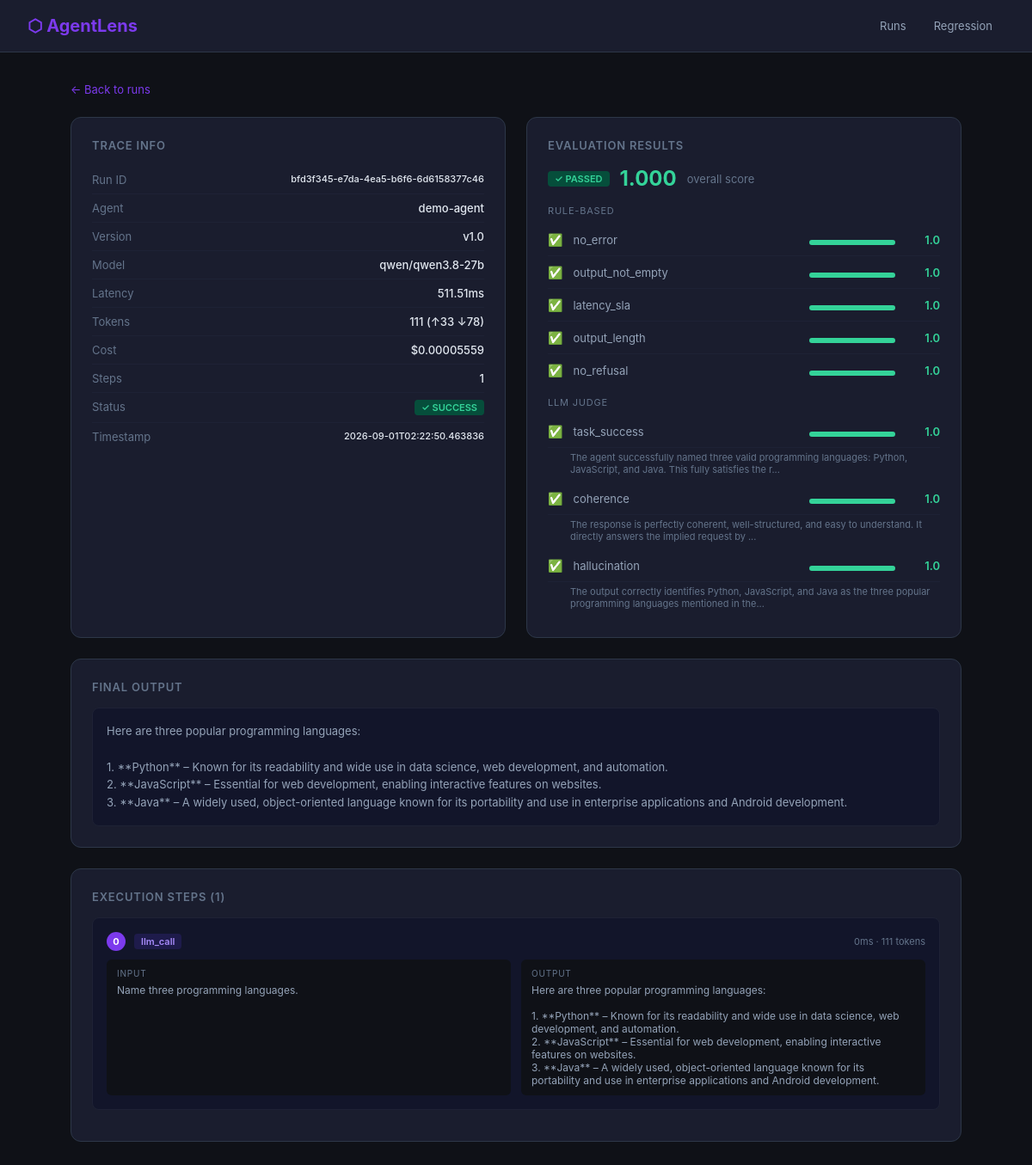
Page /trace/bfd3f345-e7da-4ea5-b6f6-6d6158377c46 on the committed database.
### tables this page shows
CREATE TABLE traces (
            run_id TEXT PRIMARY KEY,
            agent_name TEXT NOT NULL,
            agent_version TEXT NOT NULL,
            model TEXT NOT NULL,
            input TEXT NOT NULL,
            output TEXT NOT NULL,
            steps TEXT NOT NULL,
            total_latency_ms REAL,
            prompt_tokens INTEGER,
            completion_tokens INTEGER,
            total_tokens INTEGER,
            cost_usd REAL,
            success INTEGER,
            error TEXT,
            tags TEXT,
            timestamp TEXT NOT NULL
        );

CREATE TABLE evaluations (
            run_id TEXT PRIMARY KEY,
            agent_name TEXT,
            agent_version TEXT,
            rule_results TEXT,
            judge_results TEXT,
            overall_score REAL,
            passed INTEGER,
            timestamp TEXT
        );

### dashboard/app.py (the view)
@app.get("/trace/{run_id}", response_class=HTMLResponse)
async def trace_detail(request: Request, run_id: str):
    trace = get_trace_by_id(run_id)
    if not trace:
        return HTMLResponse("<h1>Trace not found</h1>", status_code=404)
    trace["steps"] = json.loads(trace["steps"])
    trace["input"] = json.loads(trace["input"])
    trace["tags"] = json.loads(trace.get("tags", "{}"))
    conn = sqlite3.connect(DB_PATH)
    conn.row_factory = sqlite3.Row
    cursor = conn.cursor()
    try:
        cursor.execute("SELECT * FROM evaluations WHERE run_id = ?", (run_id,))
        row = cursor.fetchone()
    except Exception:
        row = None
    conn.close()
    eval_data = None
    if row:
        eval_data = dict(row)
        eval_data["rule_results"] = json.loads(eval_data["rule_results"])
        eval_data["judge_results"] = json.loads(eval_data["judge_results"])
    return render("trace.html", {
        "trace": trace,
        "eval_data": eval_data,
    })

### dashboard/templates/trace.html (shortened to what this page needs)
<!DOCTYPE html>
<html lang="en">
<head>
</head>
<body>
<div class="topbar">
  <h1>⬡ AgentLens</h1>
  <nav class="nav">
    <a href="/">Runs</a>
    <a href="/regression">Regression</a>
  </nav>
</div>
<div class="container">
  <a class="back" href="/">← Back to runs</a>
  <div class="grid">
    <div class="card">
      <h2>Trace Info</h2>
      <div class="meta-row"><span class="key">Run ID</span><span class="val" style="font-size:11px">{{ trace.run_id }}</span></div>
      <div class="meta-row"><span class="key">Agent</span><span class="val">{{ trace.agent_name }}</span></div>
      <div class="meta-row"><span class="key">Version</span><span class="val">{{ trace.agent_version }}</span></div>
      <div class="meta-row"><span class="key">Model</span><span class="val">{{ trace.model }}</span></div>
      <div class="meta-row"><span class="key">Latency</span><span class="val">{{ trace.total_latency_ms }}ms</span></div>
      <div class="meta-row"><span class="key">Tokens</span><span class="val">{{ trace.total_tokens }} (↑{{ trace.prompt_tokens }} ↓{{ trace.completion_tokens }})</span></div>
      <div class="meta-row"><span class="key">Cost</span><span class="val">${{ "%.8f"|format(trace.cost_usd) }}</span></div>
      <div class="meta-row"><span class="key">Steps</span><span class="val">{{ trace.steps|length }}</span></div>
      <div class="meta-row"><span class="key">Status</span><span class="val">
        <span class="badge {{ 'pass' if trace.success else 'fail' }}">
          {{ '✓ SUCCESS' if trace.success else '✗ FAILED' }}
        </span>
      </span></div>
      <div class="meta-row"><span class="key">Timestamp</span><span class="val" style="font-size:11px">{{ trace.timestamp }}</span></div>
    </div>
    <div class="card">
      <h2>Evaluation Results</h2>
      {% if eval_data %}
        <div style="margin-bottom:16px;display:flex;align-items:center;gap:12px">
          <span class="badge {{ 'pass' if eval_data.passed else 'fail' }}">
            {{ '✓ PASSED' if eval_data.passed else '✗ FAILED' }}
          </span>
          <span style="font-size:24px;font-weight:700;color:{% if eval_data.overall_score >= 0.8 %}#34d399{% elif eval_data.overall_score >= 0.6 %}#fbbf24{% else %}#f87171{% endif %}">
            {{ "%.3f"|format(eval_data.overall_score) }}
          </span>
          <span style="color:#64748b;font-size:13px">overall score</span>
        </div>
        <div style="margin-bottom:12px">
          <div style="font-size:11px;color:#64748b;margin-bottom:8px;text-transform:uppercase;letter-spacing:0.8px">Rule-based</div>
          {% for r in eval_data.rule_results %}
          <div class="metric-row">
            <span style="font-size:14px">{{ '✅' if r.passed else '❌' }}</span>
            <span class="metric-name">{{ r.metric }}</span>
            <div class="metric-bar-wrap">
              <div class="score-bar"><div class="score-fill" style="width:{{ (r.score*100)|int }}%;background:{% if r.score >= 0.8 %}#34d399{% elif r.score >= 0.5 %}#fbbf24{% else %}#f87171{% endif %}"></div></div>
            </div>
            <span class="metric-score {% if r.score >= 0.8 %}high{% elif r.score >= 0.5 %}mid{% else %}low{% endif %}">{{ r.score }}</span>
          </div>
          {% endfor %}
        </div>
        {% if eval_data.judge_results %}
        <div>
          <div style="font-size:11px;color:#64748b;margin-bottom:8px;text-transform:uppercase;letter-spacing:0.8px">LLM Judge</div>
          {% for j in eval_data.judge_results %}
          <div class="metric-row">
            <span style="font-size:14px">{{ '✅' if j.passed else '❌' }}</span>
            <span class="metric-name">{{ j.metric }}</span>
            <div class="metric-bar-wrap">
              <div class="score-bar"><div class="score-fill" style="width:{{ (j.score*100)|int }}%;background:{% if j.score >= 0.8 %}#34d399{% elif j.score >= 0.5 %}#fbbf24{% else %}#f87171{% endif %}"></div></div>
            </div>
            <span class="metric-score {% if j.score >= 0.8 %}high{% elif j.score >= 0.5 %}mid{% else %}low{% endif %}">{{ j.score }}</span>
          </div>
          <div style="font-size:11px;color:#64748b;padding:4px 0 8px 26px">{{ j.reasoning[:120] }}...</div>
          {% endfor %}
        </div>
        {% endif %}
      {% else %}
        <div style="color:#64748b;font-size:13px">No evaluation data for this run.</div>
      {% endif %}
    </div>
    <div class="card full-width">
      <h2>Final Output</h2>
      <div class="output-block">{{ trace.output or "— no output —" }}</div>
    </div>
    <div class="card full-width">
      <h2>Execution Steps ({{ trace.steps|length }})</h2>
      {% for step in trace.steps %}
      <div class="step">
        <div class="step-header">
          <div class="step-idx">{{ step.step_index }}</div>
          <span class="step-type {{ step.type }}">{{ step.type }}</span>
          <span class="step-latency">{{ step.latency_ms }}ms · {{ step.tokens_used }} tokens</span>
        </div>
        <div class="step-io">
          <div class="step-io-block">
            <div class="step-io-label">Input</div>
            <div class="step-io-content">{{ step.input }}</div>
          </div>
          <div class="step-io-block">
            <div class="step-io-label">Output</div>
            <div class="step-io-content">{{ step.output or "— empty —" }}</div>
          </div>
        </div>
      </div>
      {% endfor %}
    </div>
  </div>
</div>
</body>
</html>

### dashboard/templates/trace.html (style rules this page uses)
* { box-sizing: border-box; margin: 0; padding: 0; }
body { font-family: -apple-system, BlinkMacSystemFont, 'Segoe UI', sans-serif; background: #0f1117; color: #e2e8f0; }
.topbar { background: #1a1d2e; border-bottom: 1px solid #2d3748; padding: 16px 32px; display: flex; align-items: center; gap: 12px; }
.topbar h1 { font-size: 20px; font-weight: 700; color: #7c3aed; }
.nav { display: flex; gap: 4px; margin-left: auto; }
.nav a { padding: 6px 14px; border-radius: 6px; text-decoration: none; color: #94a3b8; font-size: 13px; }
.container { max-width: 1100px; margin: 0 auto; padding: 32px; }
.back { color: #7c3aed; text-decoration: none; font-size: 13px; display: inline-flex; align-items: center; gap: 4px; margin-bottom: 24px; }
.grid { display: grid; grid-template-columns: 1fr 1fr; gap: 24px; margin-bottom: 24px; }
.card { background: #1a1d2e; border: 1px solid #2d3748; border-radius: 12px; padding: 24px; }
.card h2 { font-size: 13px; font-weight: 600; text-transform: uppercase; letter-spacing: 0.8px; color: #64748b; margin-bottom: 16px; }
.meta-row { display: flex; justify-content: space-between; padding: 8px 0; border-bottom: 1px solid #1e2235; font-size: 13px; }
.meta-row:last-child { border-bottom: none; }
.meta-row .key { color: #64748b; }
.meta-row .val { color: #e2e8f0; font-weight: 500; text-align: right; max-width: 60%; word-break: break-all; }
.badge { display: inline-block; padding: 2px 8px; border-radius: 4px; font-size: 11px; font-weight: 600; }
.badge.pass { background: #064e3b; color: #34d399; }
.score-bar { height: 6px; border-radius: 3px; background: #1e2235; margin-top: 6px; }
.score-fill { height: 100%; border-radius: 3px; }
.metric-row { display: flex; align-items: center; gap: 12px; padding: 10px 0; border-bottom: 1px solid #1e2235; font-size: 13px; }
.metric-row:last-child { border-bottom: none; }
.metric-name { flex: 1; color: #94a3b8; }
.metric-score { width: 40px; text-align: right; font-weight: 600; }
.metric-score.high { color: #34d399; }
.metric-bar-wrap { width: 100px; }
.step { background: #12152a; border: 1px solid #1e2235; border-radius: 8px; padding: 16px; margin-bottom: 12px; }
.step-header { display: flex; align-items: center; gap: 10px; margin-bottom: 10px; }
.step-idx { background: #7c3aed; color: white; width: 22px; height: 22px; border-radius: 50%; display: flex; align-items: center; justify-content: center; font-size: 11px; font-weight: 700; flex-shrink: 0; }
.step-type { font-size: 11px; padding: 2px 8px; border-radius: 4px; font-weight: 600; }
.step-type.llm_call { background: #1e1b4b; color: #a78bfa; }
.step-latency { margin-left: auto; font-size: 11px; color: #64748b; }
.step-io { display: grid; grid-template-columns: 1fr 1fr; gap: 12px; }
.step-io-block { background: #0f1117; border-radius: 6px; padding: 10px 12px; }
.step-io-label { font-size: 10px; text-transform: uppercase; letter-spacing: 0.8px; color: #64748b; margin-bottom: 6px; }
.step-io-content { font-size: 12px; color: #94a3b8; white-space: pre-wrap; word-break: break-word; max-height: 120px; overflow-y: auto; }
.output-block { background: #12152a; border: 1px solid #1e2235; border-radius: 8px; padding: 16px; font-size: 13px; color: #94a3b8; white-space: pre-wrap; line-height: 1.6; }
.full-width { grid-column: 1 / -1; }

### rows in the picture
traces: run_id "bfd3f345-e7da-4ea5-b6f6-6d6158377c46", agent_name "demo-agent", agent_version "v1.0", model "qwen/qwen3.8-27b", total_latency_ms "511.51", total_tokens "111", prompt_tokens "33", completion_tokens "78", cost_usd "0.00005559", success "✓ SUCCESS", timestamp "2026-09-01T02:22:50.463836", output "Here are three popular programming languages: 1. **Python** – Known for its readability and wide use in data science, web development, and automation. 2. **JavaScript** – Essential for web development, enabling interactive features on websites. 3. **Java** – A widely used, object-oriented language known for its portability and use in enterprise applications and Android development.", step_index "0", type "llm_call", latency_ms "0", tokens_used "111", input "Name three programming languages."
evaluations: passed "✓ PASSED", overall_score "1.000"

### other values in the picture
{{ trace.steps|length }} "1"
{{ '✅' if r.passed else '❌' }} "✅" "✅" "✅" "✅" "✅"
{{ r.metric }} "no_error" "output_not_empty" "latency_sla" "output_length" "no_refusal"
{{ r.score }} "1.0" "1.0" "1.0" "1.0" "1.0"
{{ '✅' if j.passed else '❌' }} "✅" "✅" "✅"
{{ j.metric }} "task_success" "coherence" "hallucination"
{{ j.score }} "1.0" "1.0" "1.0"
{{ j.reasoning[:120] }} "The agent successfully named three valid programming languages: Python, JavaScript, and Java. This fully satisfies the r" "The response is perfectly coherent, well-structured, and easy to understand. It directly answers the implied request by" "The output correctly identifies Python, JavaScript, and Java as the three popular programming languages mentioned in the"
